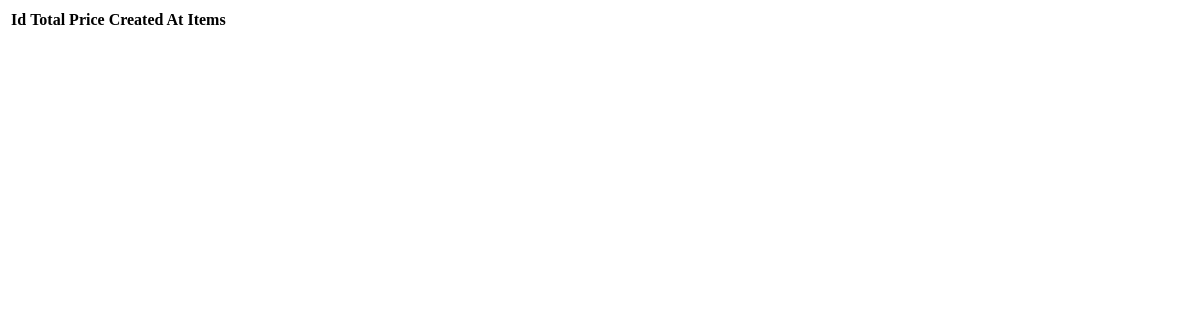
The page /user-orders/14/ on the database as committed earlier.
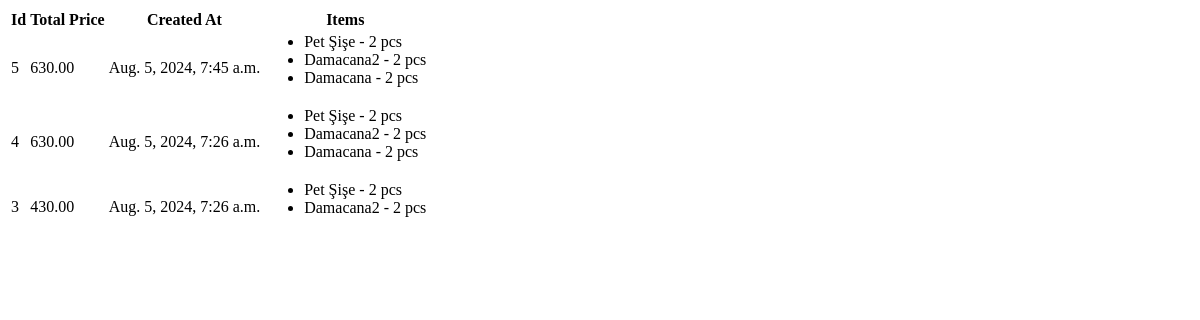
The same page on the database as committed later.
### waterproject/models.py (models this page shows, shortened)
class Order(models.Model):
    user = models.ForeignKey(User, on_delete=models.CASCADE)
    total_price = models.DecimalField(max_digits=10, decimal_places=2)
    created_at = models.DateTimeField(default=timezone.now)
    order_number = models.PositiveIntegerField(null=True, blank=True)  # Sipariş numarası alanı

class OrderItem(models.Model):
    order = models.ForeignKey(Order, related_name='items', on_delete=models.CASCADE)
    product_id = models.CharField(max_length=255)
    product_name = models.CharField(max_length=255)
    product_price = models.IntegerField()
    quantity = models.IntegerField()

### waterproject/views.py (the view)
# urls.py: path('user-orders/<int:user_id>/', user_orders, name='user_orders'),
def user_orders(request, user_id):
    user = get_object_or_404(User, id=user_id)
    orders = Order.objects.filter(user=user).order_by('-created_at')  # Kullanıcının siparişlerini getir
    return render(request, 'admincontent/user_orders.html', {'orders': orders, 'user': user})

### waterproject/templates/admincontent/user_orders.html
<table class="table table-striped">
    <thead>
        <tr>
            <th>Id</th>
            <th>Total Price</th>
            <th>Created At</th>
            <th>Items</th>
        </tr>
    </thead>
    <tbody>
        {% for order in orders %}
        <tr>
            <td>{{ order.id }}</td>
            <td>{{ order.total_price }}</td>
            <td>{{ order.created_at }}</td>
            <td>
                <ul>
                    {% for item in order.items.all %}
                    <li>{{ item.product_name }} - {{ item.quantity }} pcs</li>
                    {% endfor %}
                </ul>
            </td>
        </tr>
        {% endfor %}
    </tbody>
</table>

Rows that differ between the two databases and show on the page:
added Order: id "5", total_price "630.00", created_at "Aug. 5, 2024, 7:45 a.m."
added OrderItem: product_name "Pet Şişe", quantity "2", shown under "5"
added OrderItem: product_name "Damacana2", quantity "2", shown under "5"
added OrderItem: product_name "Damacana", quantity "2", shown under "5"
added Order: id "4", total_price "630.00", created_at "Aug. 5, 2024, 7:26 a.m."
added OrderItem: product_name "Pet Şişe", quantity "2", shown under "4"
added OrderItem: product_name "Damacana2", quantity "2", shown under "4"
added OrderItem: product_name "Damacana", quantity "2", shown under "4"
added Order: id "3", total_price "430.00", created_at "Aug. 5, 2024, 7:26 a.m."
added OrderItem: product_name "Pet Şişe", quantity "2", shown under "3"
added OrderItem: product_name "Damacana2", quantity "2", shown under "3"
